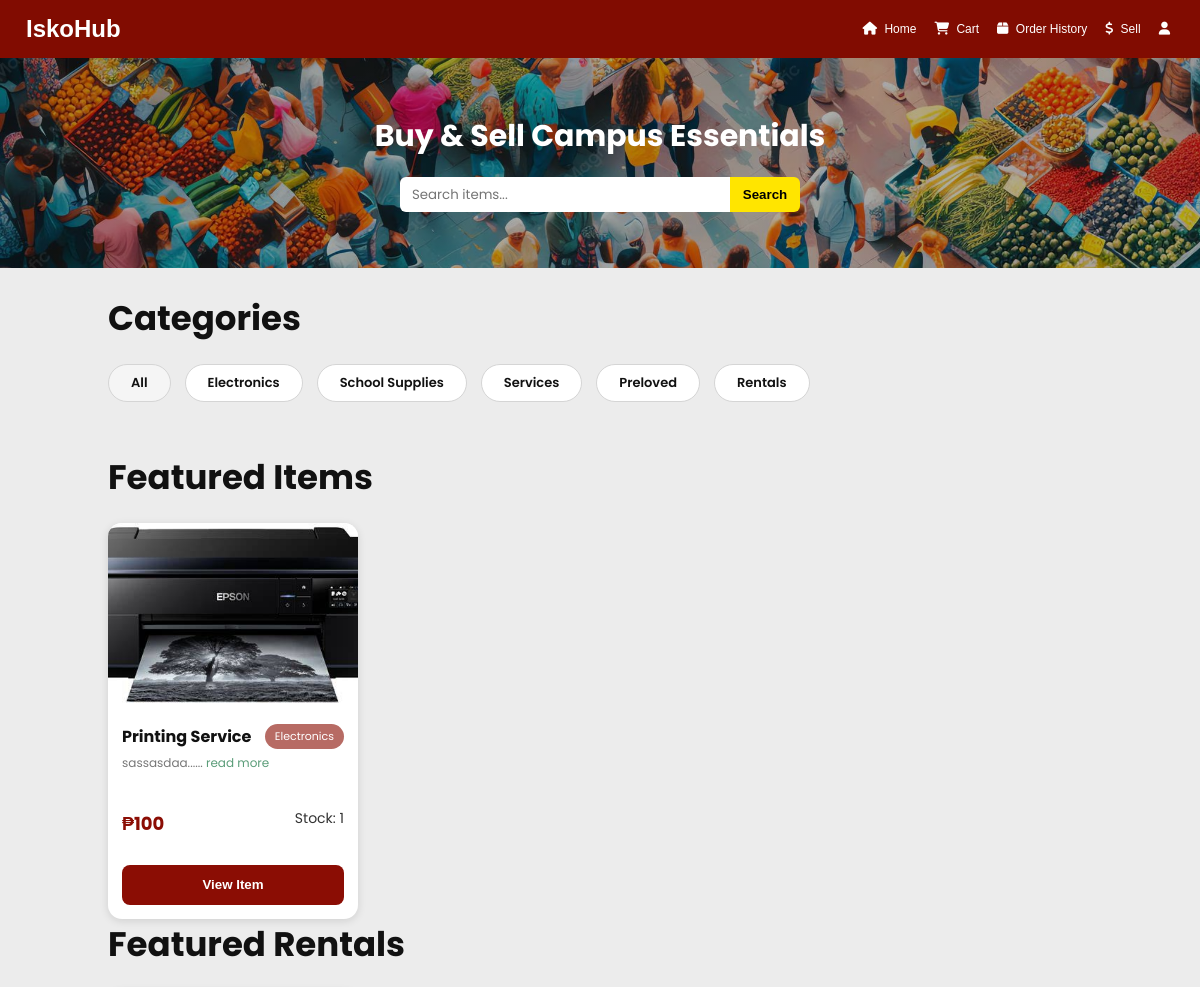
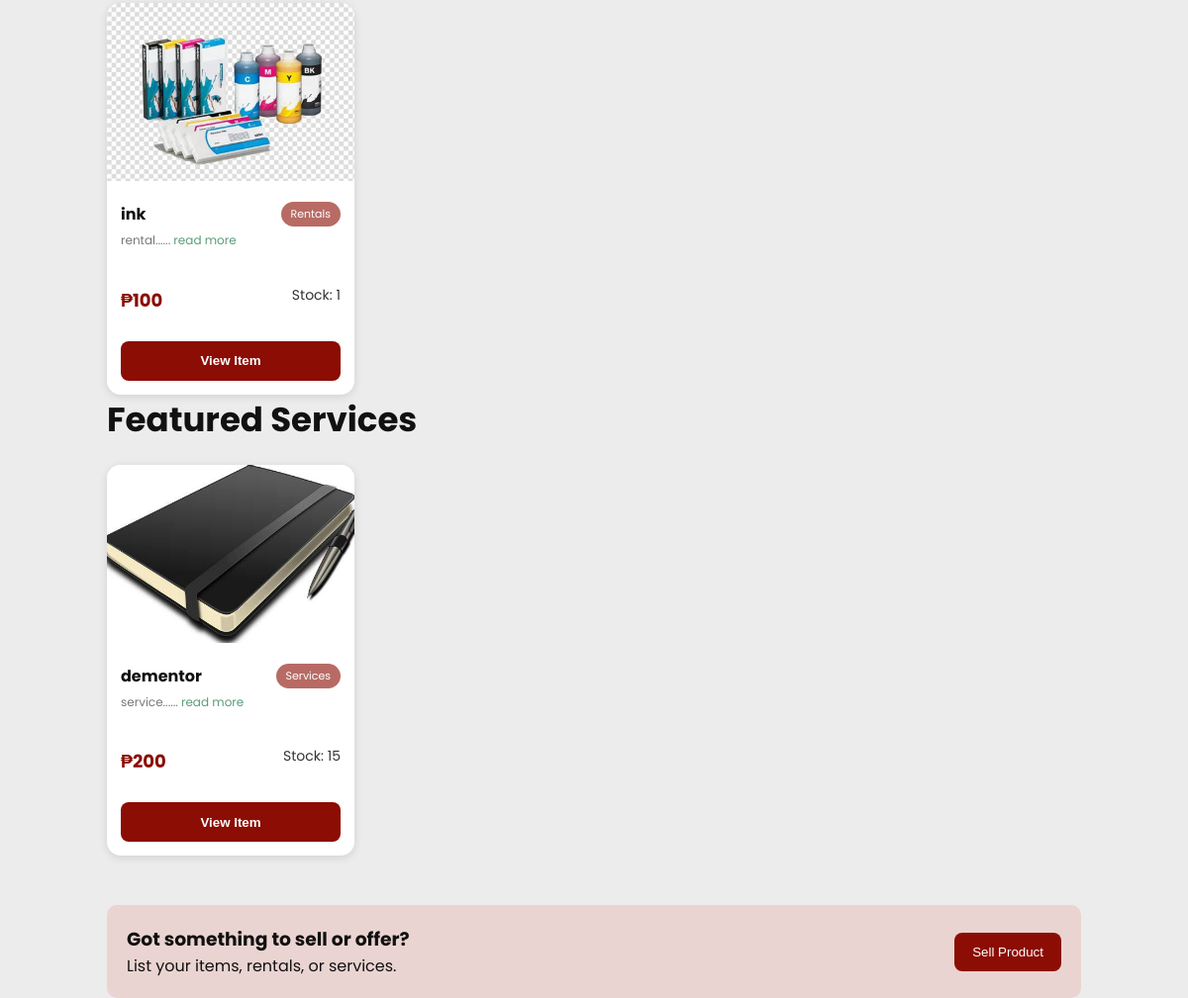
/index.php (signed in), run on the app's committed database (2 pictures, top to bottom).
### tables this page shows
CREATE TABLE `products` (
  `prod_id` int(11) NOT NULL,
  `prod_name` varchar(255) NOT NULL,
  `prod_desc` text NOT NULL,
  `prod_price` decimal(10,2) NOT NULL,
  `prod_image` varchar(255) DEFAULT NULL,
  `prod_stock` int(11) NOT NULL DEFAULT 0,
  `location` varchar(255) DEFAULT NULL,
  `prod_duration` varchar(100) DEFAULT NULL,
  `user_id` int(11) NOT NULL,
  `category_id` int(11) DEFAULT NULL,
  `prod_location` varchar(255) DEFAULT NULL,
  `prod_rate_type` varchar(50) DEFAULT NULL
);

CREATE TABLE `categories` (
  `category_id` int(11) NOT NULL,
  `category_name` varchar(100) NOT NULL
);

### app/Database.php (called while the page is built, shortened)
<?php
class Database {
    private string $host = "localhost";
    private string $db = "database1";
    private string $user = "root";
    private string $pass = "";
    private string $charset = "utf8mb4";
    public function __construct() {
        $dsn = "mysql:host=$this->host;dbname=$this->db;charset=$this->charset";
        $this->pdo = new PDO($dsn, $this->user, $this->pass);
    }
}

### app/ProductRepository.php (called while the page is built, shortened)
<?php
require_once __DIR__ . '/Database.php';
class ProductRepository {
    private PDO $pdo;
    public function __construct() {
        $db = new Database();
        $this->pdo = $db->pdo;
    }
    public function getAll(): array {
        $stmt = $this->pdo->query("
            SELECT
                p.prod_id,
                p.user_id,
                p.prod_name,
                p.prod_desc,
                p.prod_price,
                p.prod_image,
                p.prod_stock,
                p.prod_location AS location,
                p.prod_duration,
                p.prod_rate_type,
                p.category_id,
                c.category_name
            FROM products p
            LEFT JOIN categories c
                ON p.category_id = c.category_id
            WHERE p.prod_stock > 0
            ORDER BY p.prod_id DESC
        ");
        return $this->map($stmt->fetchAll(PDO::FETCH_ASSOC));
    }
    private function map(array $rows): array {
        $products = [];
        foreach ($rows as $row) {
            $products[] = new Product(
                (int)$row['prod_id'],
                (int)$row['user_id'],
                (string)$row['prod_name'],
                (string)$row['prod_desc'],
                (float)$row['prod_price'],
                (string)$row['prod_image'],
                (int)$row['prod_stock'],
                $row['location'] ?? null,
                $row['prod_duration'] ?? null,
                isset($row['category_id']) ? (int)$row['category_id'] : null,
                $row['prod_rate_type'] ?? null,
                $row['category_name'] ?? null
            );
        }
        return $products;
    }
}

### app/View.php (the view)
<?php
class View {
    private function e(?string $value): string {
        return htmlspecialchars((string)$value, ENT_QUOTES, 'UTF-8');
    }
    public function renderProductCard(Product $product): string {
        $desc = $product->prod_desc ?? '';
        $shortDesc = strlen($desc) > 18
            ? substr($desc, 0, 18) . "......"
            : $desc . "......";
        $price = number_format((float)$product->prod_price, 0);
        $categoryId = (int)$product->category_id;
        if ($categoryId === 3) {
            $openFunction = "openService";
        } elseif ($categoryId === 5) {
            $openFunction = "openRental";
        } else {
            $openFunction = "openProduct";
        }
        $image = $this->e($product->prod_image);
        $name = $this->e($product->prod_name);
        $category = $this->e($product->category_name ?? 'Uncategorized');
        $description = $this->e($shortDesc);
        $stock = (int)$product->prod_stock;
        $id = (int)$product->prod_id;
        return "
        <div class='card'>
            <img src='{$image}' alt='{$name}'>
            <div class='card-content'>
                <div class='card-top-row'>
                    <h3>{$name}</h3>
                    <span class='category-tag'>{$category}</span>
                </div>
                <p class='card-description'>
                    {$description}
                    <a href='#' onclick='{$openFunction}({$id}); return false;'>
                        read more
                    </a>
                </p>
                <div class='card-price-stock-row'>
                    <div class='price'>₱{$price}</div>
                    <div class='stock'>Stock: {$stock}</div>
                </div>
                <button type='button' onclick='{$openFunction}({$id})'>
                    View Item
                </button>
            </div>
        </div>
        ";
    }
    public function renderProducts(array $products): string {
        $html = "";
        foreach ($products as $product) {
            $html .= $this->renderProductCard($product);
        }
        return $html;
    }
}

### public/index.php (shortened to what this page needs)
<?php
require_once __DIR__ . '/../app/ProductRepository.php';
require_once __DIR__ . '/../app/View.php';
$repo = new ProductRepository();
$view = new View();
$search = $_GET['q'] ?? null;
$category = $_GET['category'] ?? null;
$products = $repo->getAll();
function filterByCategory($products, $allowedCategories, $selectedCategory = null)
{
    return array_filter($products, function ($product) use ($allowedCategories, $selectedCategory) {
        if ($selectedCategory) {
            return in_array($product->category_id, $allowedCategories)
                && $product->category_id == $selectedCategory;
        }
        return in_array($product->category_id, $allowedCategories);
    });
}
$featured_items = filterByCategory($products, [1, 2, 4], $category);
$featured_rentals = filterByCategory($products, [5], $category);
$featured_services = filterByCategory($products, [3], $category);
?>
<!DOCTYPE html>
<html lang="en">
<head>
    <link rel="stylesheet" href="../assets/index-style.css">
    <link rel="stylesheet" href="https://cdnjs.cloudflare.com/ajax/libs/font-awesome/6.5.0/css/all.min.css">
</head>
<body>
    <nav>
        <h1>IskoHub</h1>
        <div>
            <a href="index.php"><i class="fa-solid fa-house"></i> Home</a>
            <a href="cart.php"><i class="fa-solid fa-cart-shopping"></i> Cart</a>
            <a href="orders.php"><i class="fa-solid fa-box"></i> Order History</a>
            <a href="seller_dashboard.php"><i class="fa-solid fa-dollar-sign"></i> Sell</a>
            <a href="account.php"><i class="fa-solid fa-user"></i></a>
        </div>
    </nav>
    <section class="hero">
        <h2>Buy & Sell Campus Essentials</h2>
        <form method="GET" class="search-box">
            <input type="text" name="q" placeholder="Search items..."
                value="<?= htmlspecialchars($search ?? '') ?>">
            <button type="submit">Search</button>
        </form>
    </section>
    <div class="container">
        <h2 class="section-title">Categories</h2>
        <div class="categories">
            <a class="category <?= !$category ? 'active' : '' ?>" href="index.php">All</a>
            <a class="category <?= $category == 1 ? 'active' : '' ?>" href="index.php?category=1">Electronics</a>
            <a class="category <?= $category == 2 ? 'active' : '' ?>" href="index.php?category=2">School Supplies</a>
            <a class="category <?= $category == 3 ? 'active' : '' ?>" href="index.php?category=3">Services</a>
            <a class="category <?= $category == 4 ? 'active' : '' ?>" href="index.php?category=4">Preloved</a>
            <a class="category <?= $category == 5 ? 'active' : '' ?>" href="index.php?category=5">Rentals</a>
        </div>
        <?php if (!$category || in_array($category, [1, 2, 4])): ?>
            <div class="section-title">Featured Items</div>
            <div class="grid">
                <?php if (empty($featured_items)): ?>
                    <p>No products found.</p>
                <?php else: ?>
                    <?= $view->renderProducts($featured_items); ?>
                <?php endif; ?>
            </div>
        <?php endif; ?>
        <?php if (!$category || $category == 5): ?>
            <div class="section-title">Featured Rentals</div>
            <div class="grid">
                <?php if (empty($featured_rentals)): ?>
                    <p>No rentals found.</p>
                <?php else: ?>
                    <?= $view->renderProducts($featured_rentals); ?>
                <?php endif; ?>
            </div>
        <?php endif; ?>
        <?php if (!$category || $category == 3): ?>
            <div class="section-title">Featured Services</div>
            <div class="grid">
                <?php if (empty($featured_services)): ?>
                    <p>No services found.</p>
                <?php else: ?>
                    <?= $view->renderProducts($featured_services); ?>
                <?php endif; ?>
            </div>
        <?php endif; ?>
        <div style="margin-top:50px;background:#ead4d1;padding:20px;border-radius:10px;display:flex;justify-content:space-between;align-items:center;">
            <div>
                <h3>Got something to sell or offer?</h3>
                <p>List your items, rentals, or services.</p>
            </div>
            <a href="seller_dashboard.php">
                <button style="background:#8b0d04;color:white;border:none;padding:12px 18px;border-radius:8px;">
                    Sell Product
                </button>
            </a>
        </div>
    </div>
</body>
</html>

### assets/index-style.css (style rules this page uses)
* { margin:0; padding:0; box-sizing:border-box; }
:root { --primary:#8b0d04; --accent:#ffe500; --bg:#ececec; --white:#ffffff; }
body { font-family:'Poppins',sans-serif; background:var(--bg); color:#111; }
a { text-decoration:none; }
nav { height:50px; background:#8b0d04; display:flex; justify-content:space-between; align-items:center; padding:0 18px; }
nav h1 { color:white; font-size:28px; font-weight:700; }
nav div { display:flex; align-items:center; gap:14px; }
nav a { color:white; font-size:10px; font-weight:500; }
nav i { margin-right:4px; font-size:9px; }
.hero { height:210px; background: linear-gradient(rgba(0,0,0,0.30), rgba(0,0,0,0.30)), url('../assets/cover.avif') center/cover no-repeat; display:flex; justify-content:center; align-items:center; flex-direction:column; }
.hero h2 { color:white; font-size:30px; margin-bottom:18px; font-weight:700; }
.search-box { display:flex; align-items:center; }
.search-box input { width:330px; height:35px; border:none; outline:none; padding:0 12px; border-radius:6px 0 0 6px; font-family:'Poppins',sans-serif; }
.search-box button { width:70px; height:35px; border:none; background:#ffe500; border-radius:0 6px 6px 0; font-weight:600; cursor:pointer; }
.container { width:82%; margin:auto; padding-top:25px; }
.section-title { font-size:34px; font-weight:700; margin-bottom:20px; }
.categories { display:flex; gap:14px; flex-wrap:wrap; margin-bottom:50px; }
.category { background:white; border:1px solid #d5d5d5; border-radius:30px; padding:8px 22px; color:#111; font-size:13px; font-weight:600; transition:0.2s; }
.category:hover, .category.active { background:#f5f5f5; }
.grid { display:flex; gap:25px; flex-wrap:wrap; }
.card { width:250px; background:white; border-radius:14px; overflow:hidden; box-shadow:0 2px 8px rgba(0,0,0,0.12); transition:0.2s; }
.card img { width:100%; height:180px; object-fit:cover; }
.card-content { padding:14px; }
.card h3 { font-size:18px; margin-bottom:5px; font-weight:700; }
.card p { font-size:12px; color:#777; }
.price { color:#8b0d04; font-weight:700; margin-top:10px; font-size:18px; }
.card button { width:100%; height:40px; border:none; background:#8b0d04; color:white; border-radius:8px; margin-top:12px; font-weight:600; cursor:pointer; }
.category-tag { background: #b76b64; color: #fff; font-size: 11px; padding: 5px 12px; border-radius: 14px; white-space: nowrap; flex-shrink: 0; }
.seller, .stock { font-size: 16px; color: #000; margin-bottom: 5px; }
.card-price-stock-row { display: flex; justify-content: space-between; align-items: center; margin: 28px 0 16px; }
.card-price-stock-row .stock { color: #333; font-size: 14px; margin: 0; }
.card-top-row { display: flex; justify-content: space-between; align-items: center; gap: 10px; margin-bottom: 6px; }
.card-top-row h3 { font-size: 16px; font-weight: 700; margin: 0; flex: 1; }
.category-tag { background: #b76b64; color: #fff; font-size: 11px; padding: 4px 10px; border-radius: 14px; white-space: nowrap; flex-shrink: 0; }
.card-description { font-size: 14px; color: #444; margin: 0; line-height: 1.4; }
.card-description a { color: #5b9d79; text-decoration: none; }

### public/index.php (style rules this page uses)
nav { height: 58px; background: #810C01; color: white; display: flex; align-items: center; justify-content: space-between; padding: 0 26px; font-family: Arial, sans-serif; }
nav h1 { margin: 0; font-size: 24px; font-weight: bold; }
nav div { display: flex; align-items: center; gap: 18px; }
nav a { color: white; text-decoration: none; font-size: 12px; }
nav i { margin-right: 4px; font-size: 13px; }

### data on the page
products: prod_image (picture), prod_name "Printing Service", category.category_name "Electronics", prod_desc "sassasdaa......", prod_price "100", prod_stock "1"
products: prod_image (picture), prod_name "ink", category.category_name "Rentals", prod_desc "rental......", prod_price "100", prod_stock "1"
products: prod_image (picture), prod_name "dementor", category.category_name "Services", prod_desc "service......", prod_price "200", prod_stock "15"
